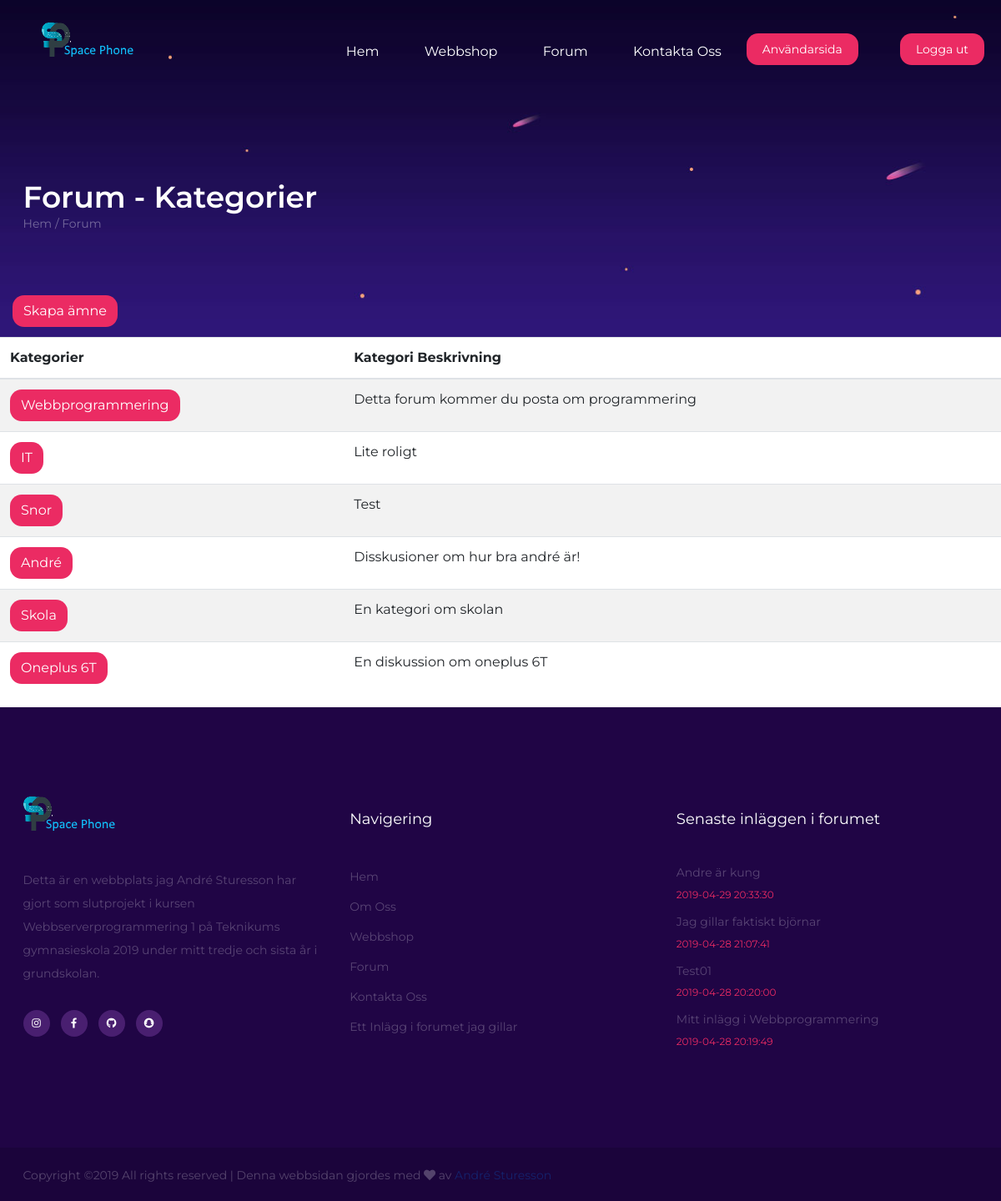
The app's page /forum.php (signed in), older data.
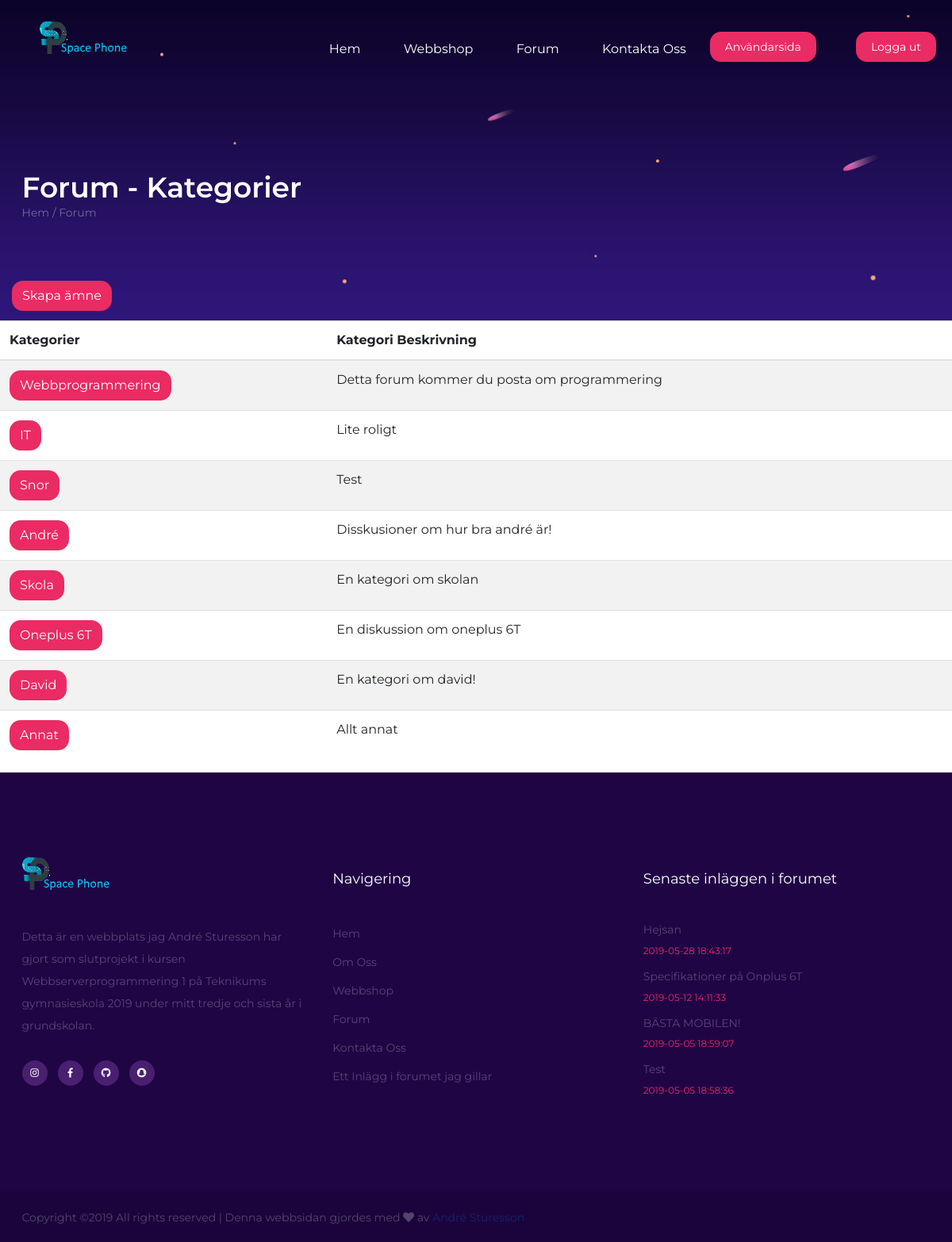
The same page, newer data.
### tables this page shows
CREATE TABLE `kategorier` (
  `kat_id` int(8) NOT NULL,
  `kat_namn` varchar(255) NOT NULL,
  `kat_beskrivning` varchar(255) NOT NULL
);

### forum.php (the view, shortened to what this page needs)
<?php
include 'header.php';
include 'nav.php';
?>
<section class="page-top-section set-bg" data-setbg="img/topp-på-sida.jpg">
  <div class="container">
    <h2>Forum - Kategorier
    </h2>
    <div class="site-breadcrumb">
      <a href="index.php">Hem
      </a> /
      <span>Forum
      </span>
    </div>
  </div>
    <button class="btn registreraknapp nere" onclick="window.location.href='skapa-ämne.php'">Skapa ämne</button>
</section>
<?php
if (isset($_SESSION['user']))
{
  ?>
  <?php
  $query = "SELECT kat_id, kat_namn, kat_beskrivning FROM kategorier";
  try{
    $result = $db->prepare($query);
    $result->execute();
    $rows = $result->fetchAll();
    $result1 = $db->prepare($query);
    $result1->execute();
    $row_count = $result1->fetchAll(PDO::FETCH_NUM);
  }
  catch(PDOException $ex){
    die("Kunde inte köra queryn: " . $ex->getMessage());
  }
  if(!$result)
  {
    echo 'Kategorierna kunde inte visas, Testa igen en annan gång :).';
  }
  else
  {
    if($row_count == 0)
    {
      echo 'Finns inga kategorier än.';
    }
  else
  {
  ?>
  <table class="table table-striped">
    <thead>
      <tr>
        <th scope="col">Kategorier
        </th>
        <th scope="col">Kategori Beskrivning
        </th>
      </tr>
    </thead>
    <tbody>
      <?php foreach($rows as $row): ?>
      <tr>
        <td>
          <a href="ämne.php?id=<?php echo $row['kat_id'];?>"class="btn registreraknapp">
            <?php echo htmlentities($row['kat_namn'], ENT_QUOTES, 'UTF-8'); ?>
          </a>
        </td>
        <td>
          <?php echo htmlentities($row['kat_beskrivning'], ENT_QUOTES, 'UTF-8'); ?>
        </td>
      </tr>
      <?php endforeach; ?>
    </tbody>
  </table>
  <?php
    }
  }
    }
?>
<?php
include 'footer.php';
?>

### footer.php (shortened to what this page needs)
<section class="footer-top-section text-white spad">
  <div class="container">
    <div class="row">
      <div class="col-lg-4">
        <div class="footer-widget about-widget">
          <img src="./img/logo.png" alt="logo">
          <p>Detta är en webbplats jag André Sturesson har gjort som slutprojekt i kursen Webbserverprogrammering 1 på Teknikums gymnasieskola 2019 under mitt tredje och sista år i grundskolan.</p>
          <div class="fw-social social">
            <a href="https://www.instagram.com/andre_sturesson/"><i class="fab fa-instagram"></i></a>
            <a href="https://www.facebook.com/andre.sturesson.9"><i class="fab fa-facebook-f"></i></a>
            <a href="https://github.com/AnStu00/Slutprojekt---Webbserverprogrammering"><i class="fab fa-github"></i></a>
            <a href="#"><i class="fab fa-snapchat"></i></a>
          </div>
        </div>
      </div>
      <div class="col-lg-4 col-md-6">
        <div class="footer-widget">
          <h4 class="fw-title">Navigering</h4>
          <div class="row">
            <div class="col-sm-8">
              <ul>
                <li><a href="">Hem</a></li>
                <li><a href="">Om Oss</a></li>
                <li><a href="">Webbshop</a></li>
                <li><a href="">Forum</a></li>
                <li><a href="">Kontakta Oss</a></li>
                <li><a href="">Ett Inlägg i forumet jag gillar</a></li>
              </ul>
            </div>
          </div>
        </div>
      </div>
      <div class="col-lg-4  col-md-6">
        <div class="footer-widget">
          <h4 class="fw-title">Senaste inläggen i forumet</h4>
          <div class="fw-latest-post-widget">
            <?php
            $query ="SELECT * FROM ämne ORDER BY topic_datum DESC";
            try{
              $result = $db->prepare($query);
              $result->execute();
              $rows = $result->fetchAll();
            }
            catch(PDOException $ex){
              die("Kunde inte köra queryn: " . $ex->getMessage());
            }
            $i=0;
  foreach($rows as $row){
    ?>
    <div class="lp-item">
      <div class="lp-content">
        <a href="inlagg.php?id=<?php echo $row['topic_id'];?>"><h6><?php echo $row['topic_subject'];?></h6></a>
        <span><?php echo $row['topic_datum'];?></span>
      </div>
    </div>
    <?php
  $i++;
  if($i==4) break;
  }
            ?>
          </div>
        </div>
      </div>
    </div>
  </div>
</section>
<footer class="footer-section">
  <div class="container">
    <div class="copyright">
Copyright &copy;<script>document.write(new Date().getFullYear());</script> All rights reserved | Denna webbsidan gjordes med <i class="fas fa-heart" aria-hidden="true"></i> av <a href="André Sturesson" target="_blank">André Sturesson</a>
</div>
  </div>
</footer>
</body>

Row changes from the older to the newer data that the page shows:
no longer on this page (row unchanged): ämne: topic_subject "Andre är kung", topic_datum "2019-04-29 20:33:30"
no longer on this page (row unchanged): ämne: topic_subject "Jag gillar faktiskt björnar", topic_datum "2019-04-28 21:07:41"
no longer on this page (row unchanged): ämne: topic_subject "Test01", topic_datum "2019-04-28 20:20:00"
no longer on this page (row unchanged): ämne: topic_subject "Mitt inlägg i Webbprogrammering", topic_datum "2019-04-28 20:19:49"
added kategorier: kat_namn "David", kat_beskrivning "En kategori om david!"
added kategorier: kat_namn "Annat", kat_beskrivning "Allt annat"
added ämne: topic_subject "Hejsan", topic_datum "2019-05-28 18:43:17"
added ämne: topic_subject "Specifikationer på Onplus 6T", topic_datum "2019-05-12 14:11:33"
added ämne: topic_subject "BÄSTA MOBILEN!", topic_datum "2019-05-05 18:59:07"
added ämne: topic_subject "Test", topic_datum "2019-05-05 18:58:36"
